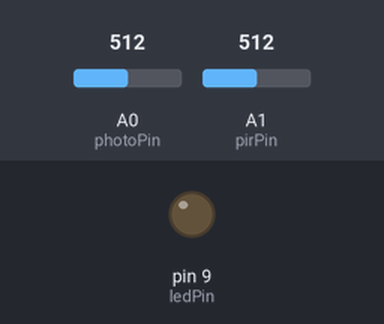
A sketch run on a simulated Arduino Uno, built with avr-gcc and run on an emulated ATmega328P. Parts: output pins drawn as LEDs (lit = HIGH). Inputs (shaded band) come from the test bench; at power-on: A0 (photoPin) = 512, A1 (pirPin) = 512.

Above: at 1.2 s.
1.3 s: A0 (photoPin) set to 215
2.8 s: A0 (photoPin) set to 188
At 3.8 s:
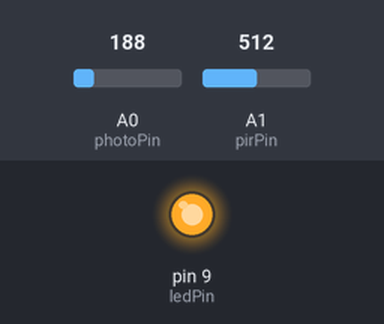
4.3 s: A0 (photoPin) set to 210
At 4.9 s:
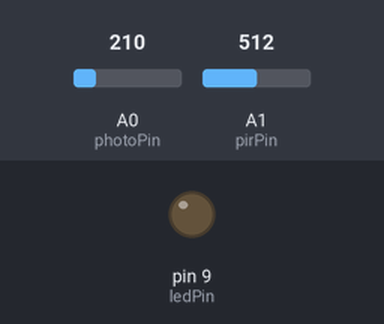
5.8 s: A0 (photoPin) set to 190
At 7.2 s:
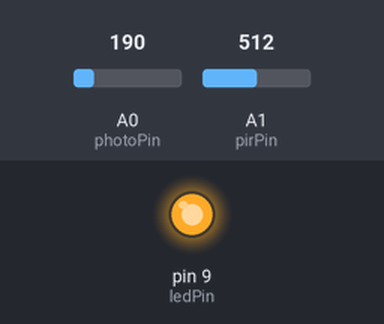
Timing chart, 0 to 8.3 s (numbered marks = the images above; inputs shaded):
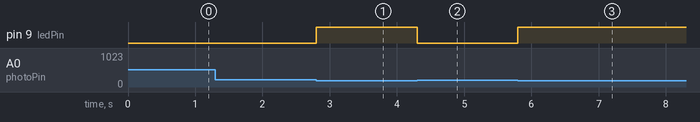

Measured:
- the behaviour switches between 200 and 199 on A0 (photoPin) (found by bisection; images 0 and 1)
- after the input at 1.3 s, every drawn part: stays the same
- after the input at 2.8 s, pin 9 (ledPin): LOW → HIGH at once
- after the input at 4.3 s, pin 9 (ledPin): HIGH → LOW at once
- after the input at 5.8 s, pin 9 (ledPin): LOW → HIGH at once

The sketch:

Photo-pyro.ino
```cpp
int photoPin =0;
int pirPin =1;
int ledPin =9;


void setup() {
 analogReference(DEFAULT);
 pinMode(ledPin,OUTPUT);


}

void loop() {
 int pr = analogRead(pirPin);
 int ph = analogRead(photoPin);
  if (ph < 200 && pr > 158) digitalWrite(ledPin, HIGH);
  else digitalWrite(ledPin, LOW);


}
```
